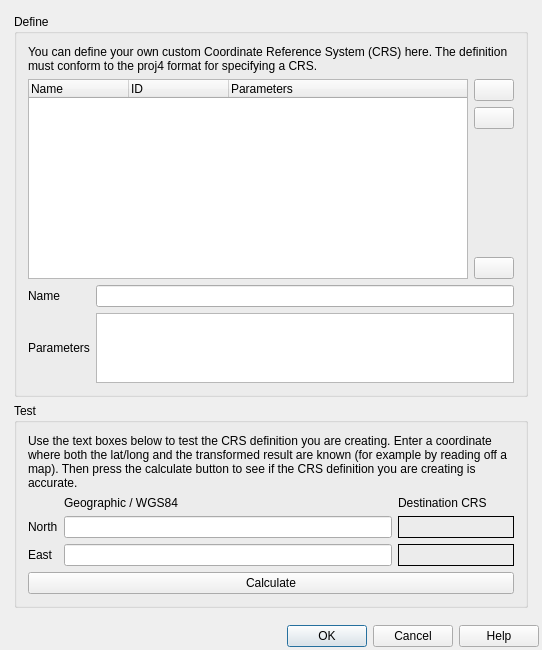
<?xml version="1.0" encoding="UTF-8"?>
<ui version="4.0">
 <class>QgsCustomProjectionDialogBase</class>
 <widget class="QDialog" name="QgsCustomProjectionDialogBase">
  <property name="geometry">
   <rect>
    <x>0</x>
    <y>0</y>
    <width>542</width>
    <height>650</height>
   </rect>
  </property>
  <property name="windowTitle">
   <string>Custom Coordinate Reference System Definition</string>
  </property>
  <property name="windowIcon">
   <iconset>
    <normaloff/>
   </iconset>
  </property>
  <layout class="QGridLayout" name="gridLayout_2">
   <property name="margin">
    <number>3</number>
   </property>
   <item row="1" column="0">
    <widget class="QDialogButtonBox" name="buttonBox">
     <property name="standardButtons">
      <set>QDialogButtonBox::Cancel|QDialogButtonBox::Help|QDialogButtonBox::Ok</set>
     </property>
    </widget>
   </item>
   <item row="0" column="0">
    <widget class="QScrollArea" name="scrollArea">
     <property name="focusPolicy">
      <enum>Qt::NoFocus</enum>
     </property>
     <property name="frameShape">
      <enum>QFrame::NoFrame</enum>
     </property>
     <property name="widgetResizable">
      <bool>true</bool>
     </property>
     <widget class="QWidget" name="scrollAreaWidgetContents">
      <property name="geometry">
       <rect>
        <x>0</x>
        <y>0</y>
        <width>536</width>
        <height>615</height>
       </rect>
      </property>
      <layout class="QGridLayout" name="gridLayout">
       <item row="0" column="0">
        <widget class="QgsCollapsibleGroupBox" name="groupBox">
         <property name="title">
          <string>Define</string>
         </property>
         <layout class="QGridLayout" name="gridLayout_3">
          <item row="0" column="0" colspan="2">
           <widget class="QLabel" name="label">
            <property name="text">
             <string>You can define your own custom Coordinate Reference System (CRS) here. The definition must conform to the proj4 format for specifying a CRS.</string>
            </property>
            <property name="wordWrap">
             <bool>true</bool>
            </property>
           </widget>
          </item>
          <item row="1" column="0" colspan="2">
           <layout class="QHBoxLayout" name="horizontalLayout">
            <item>
             <widget class="QTreeWidget" name="leNameList">
              <property name="sizePolicy">
               <sizepolicy hsizetype="Expanding" vsizetype="Expanding">
                <horstretch>0</horstretch>
                <verstretch>0</verstretch>
               </sizepolicy>
              </property>
              <property name="alternatingRowColors">
               <bool>true</bool>
              </property>
              <property name="sortingEnabled">
               <bool>false</bool>
              </property>
              <attribute name="headerShowSortIndicator" stdset="0">
               <bool>false</bool>
              </attribute>
              <column>
               <property name="text">
                <string>Name</string>
               </property>
              </column>
              <column>
               <property name="text">
                <string>ID</string>
               </property>
              </column>
              <column>
               <property name="text">
                <string>Parameters</string>
               </property>
              </column>
             </widget>
            </item>
            <item>
             <layout class="QVBoxLayout" name="verticalLayout_2">
              <item>
               <widget class="QPushButton" name="pbnAdd">
                <property name="toolTip">
                 <string>Add new CRS</string>
                </property>
                <property name="text">
                 <string/>
                </property>
                <property name="icon">
                 <iconset resource="../../images/images.qrc">
                  <normaloff>:/images/themes/default/symbologyAdd.svg</normaloff>:/images/themes/default/symbologyAdd.svg</iconset>
                </property>
               </widget>
              </item>
              <item>
               <widget class="QPushButton" name="pbnRemove">
                <property name="toolTip">
                 <string>Remove CRS</string>
                </property>
                <property name="text">
                 <string/>
                </property>
                <property name="icon">
                 <iconset resource="../../images/images.qrc">
                  <normaloff>:/images/themes/default/symbologyRemove.svg</normaloff>:/images/themes/default/symbologyRemove.svg</iconset>
                </property>
               </widget>
              </item>
              <item>
               <spacer name="verticalSpacer">
                <property name="orientation">
                 <enum>Qt::Vertical</enum>
                </property>
                <property name="sizeHint" stdset="0">
                 <size>
                  <width>20</width>
                  <height>40</height>
                 </size>
                </property>
               </spacer>
              </item>
              <item>
               <widget class="QPushButton" name="pbnCopyCRS">
                <property name="toolTip">
                 <string>Copy existing CRS</string>
                </property>
                <property name="text">
                 <string/>
                </property>
                <property name="icon">
                 <iconset resource="../../images/images.qrc">
                  <normaloff>:/images/themes/default/mActionEditCopy.svg</normaloff>:/images/themes/default/mActionEditCopy.svg</iconset>
                </property>
               </widget>
              </item>
             </layout>
            </item>
           </layout>
          </item>
          <item row="2" column="0">
           <widget class="QLabel" name="label_3">
            <property name="text">
             <string>Name</string>
            </property>
           </widget>
          </item>
          <item row="2" column="1">
           <widget class="QLineEdit" name="leName"/>
          </item>
          <item row="3" column="0">
           <widget class="QLabel" name="label_4">
            <property name="text">
             <string>Parameters</string>
            </property>
           </widget>
          </item>
          <item row="3" column="1">
           <widget class="QPlainTextEdit" name="teParameters">
            <property name="sizePolicy">
             <sizepolicy hsizetype="Expanding" vsizetype="Fixed">
              <horstretch>0</horstretch>
              <verstretch>0</verstretch>
             </sizepolicy>
            </property>
            <property name="maximumSize">
             <size>
              <width>16777215</width>
              <height>70</height>
             </size>
            </property>
           </widget>
          </item>
         </layout>
        </widget>
       </item>
       <item row="1" column="0">
        <widget class="QgsCollapsibleGroupBox" name="groupBox_2">
         <property name="title">
          <string>Test</string>
         </property>
         <property name="collapsed">
          <bool>true</bool>
         </property>
         <layout class="QGridLayout">
          <item row="3" column="0">
           <widget class="QLabel" name="textLabel2_2_2">
            <property name="text">
             <string>East</string>
            </property>
            <property name="buddy">
             <cstring>eastWGS84</cstring>
            </property>
           </widget>
          </item>
          <item row="0" column="0" colspan="3">
           <widget class="QLabel" name="label_2">
            <property name="text">
             <string>Use the text boxes below to test the CRS definition you are creating. Enter a coordinate where both the lat/long and the transformed result are known (for example by reading off a map). Then press the calculate button to see if the CRS definition you are creating is accurate.</string>
            </property>
            <property name="wordWrap">
             <bool>true</bool>
            </property>
           </widget>
          </item>
          <item row="1" column="1">
           <widget class="QLabel" name="textLabel1_3">
            <property name="text">
             <string>Geographic / WGS84</string>
            </property>
           </widget>
          </item>
          <item row="1" column="2">
           <widget class="QLabel" name="textLabel2_3">
            <property name="text">
             <string>Destination CRS        </string>
            </property>
           </widget>
          </item>
          <item row="2" column="0">
           <widget class="QLabel" name="textLabel2_2">
            <property name="text">
             <string>North</string>
            </property>
            <property name="buddy">
             <cstring>northWGS84</cstring>
            </property>
           </widget>
          </item>
          <item row="2" column="1">
           <widget class="QLineEdit" name="northWGS84">
            <property name="enabled">
             <bool>true</bool>
            </property>
           </widget>
          </item>
          <item row="2" column="2">
           <widget class="QLabel" name="projectedX">
            <property name="enabled">
             <bool>true</bool>
            </property>
            <property name="frameShape">
             <enum>QFrame::Box</enum>
            </property>
            <property name="text">
             <string/>
            </property>
           </widget>
          </item>
          <item row="3" column="1">
           <widget class="QLineEdit" name="eastWGS84"/>
          </item>
          <item row="3" column="2">
           <widget class="QLabel" name="projectedY">
            <property name="enabled">
             <bool>true</bool>
            </property>
            <property name="frameShape">
             <enum>QFrame::Box</enum>
            </property>
            <property name="text">
             <string/>
            </property>
            <property name="margin">
             <number>1</number>
            </property>
           </widget>
          </item>
          <item row="4" column="0" colspan="3">
           <widget class="QPushButton" name="pbnCalculate">
            <property name="text">
             <string>Calculate</string>
            </property>
           </widget>
          </item>
         </layout>
        </widget>
       </item>
      </layout>
     </widget>
    </widget>
   </item>
  </layout>
 </widget>
 <layoutdefault spacing="6" margin="11"/>
 <customwidgets>
  <customwidget>
   <class>QgsCollapsibleGroupBox</class>
   <extends>QGroupBox</extends>
   <header>qgscollapsiblegroupbox.h</header>
   <container>1</container>
  </customwidget>
 </customwidgets>
 <tabstops>
  <tabstop>groupBox</tabstop>
  <tabstop>leNameList</tabstop>
  <tabstop>pbnAdd</tabstop>
  <tabstop>pbnRemove</tabstop>
  <tabstop>pbnCopyCRS</tabstop>
  <tabstop>leName</tabstop>
  <tabstop>teParameters</tabstop>
  <tabstop>groupBox_2</tabstop>
  <tabstop>northWGS84</tabstop>
  <tabstop>eastWGS84</tabstop>
  <tabstop>pbnCalculate</tabstop>
 </tabstops>
 <resources>
  <include location="../../images/images.qrc"/>
 </resources>
 <connections>
  <connection>
   <sender>buttonBox</sender>
   <signal>rejected()</signal>
   <receiver>QgsCustomProjectionDialogBase</receiver>
   <slot>reject()</slot>
   <hints>
    <hint type="sourcelabel">
     <x>270</x>
     <y>590</y>
    </hint>
    <hint type="destinationlabel">
     <x>270</x>
     <y>306</y>
    </hint>
   </hints>
  </connection>
 </connections>
</ui>
